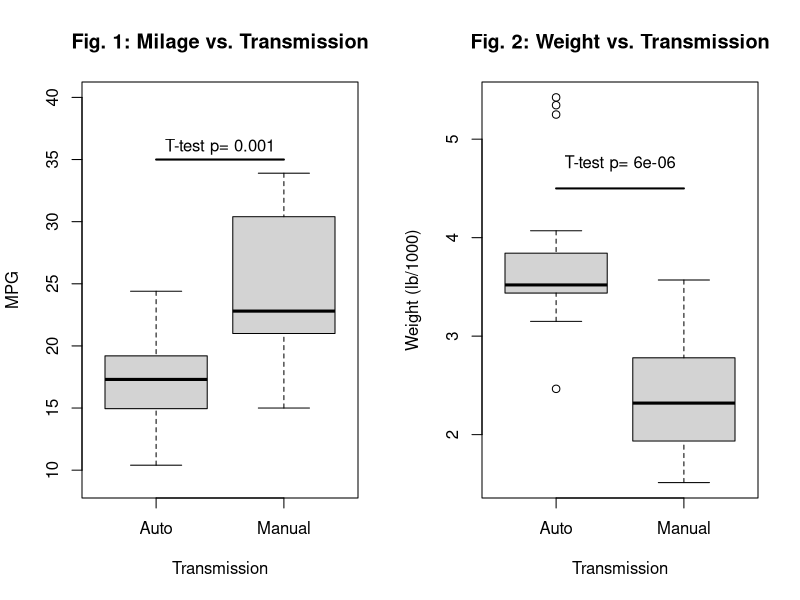
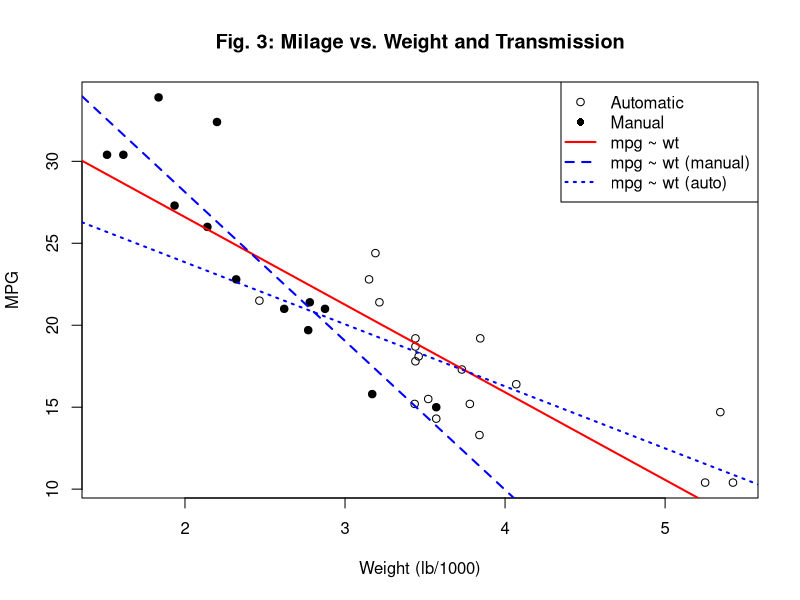
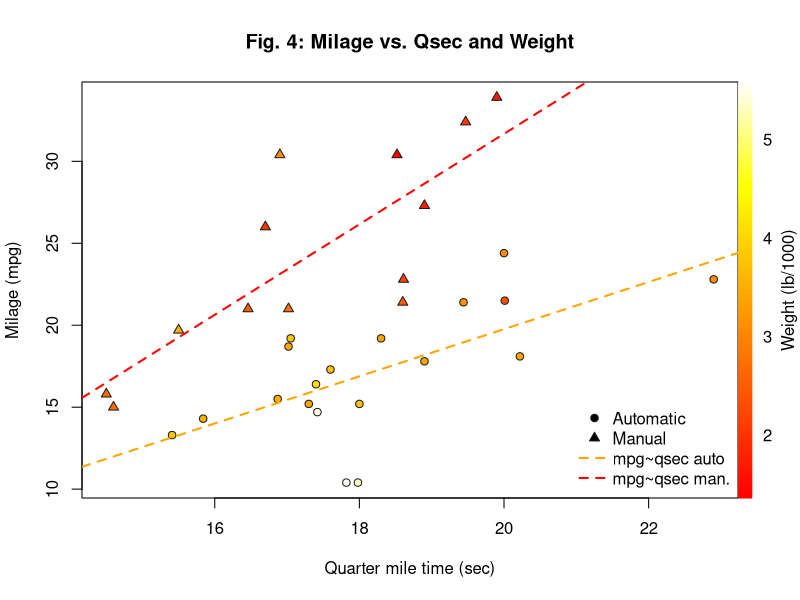
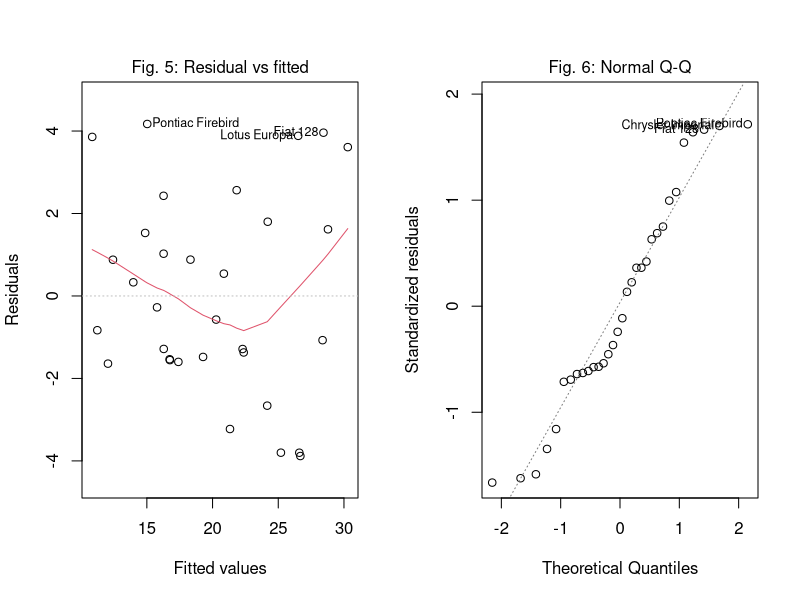
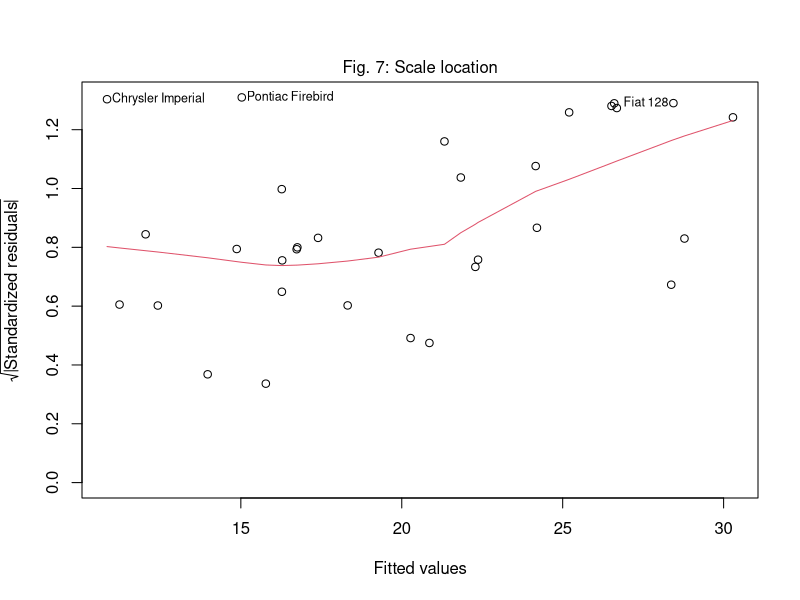
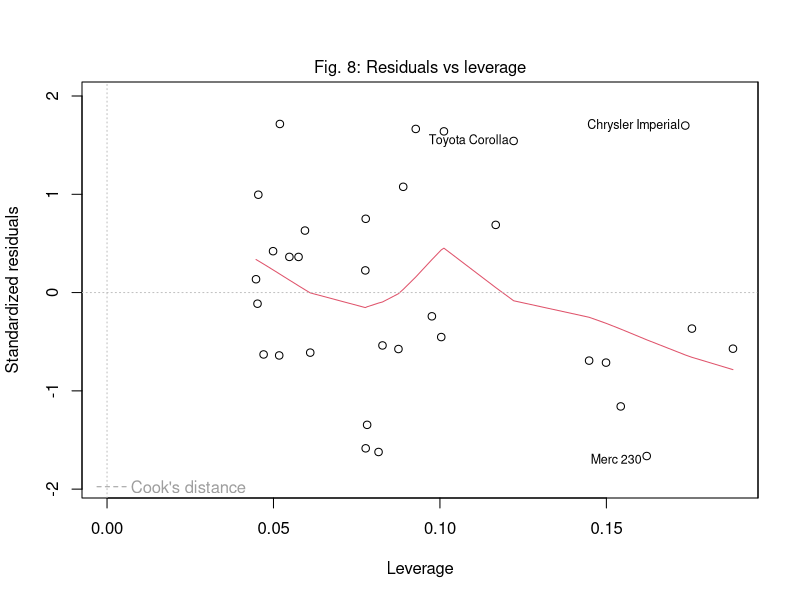

Here is the R script that generated these plots, in order:
## ---- chunk 1
suppressPackageStartupMessages(library(dplyr))
minWt <- min(mtcars$wt)
maxWt <- max(mtcars$wt)
colr <- heat.colors(100)

legend.col <- function(col, lev){
    opar <- par()
    n <- length(col)
    bx <- par("usr")
    
    box.cx <- c(bx[2] + (bx[2] - bx[1]) / 1000,
                bx[2] + (bx[2] - bx[1]) / 1000 + (bx[2] - bx[1]) / 50)
    box.cy <- c(bx[3], bx[3])
    box.sy <- (bx[4] - bx[3]) / n
    
    xx <- rep(box.cx, each = 2)
    
    par(xpd = TRUE)
    for(i in 1:n){
        
        yy <- c(box.cy[1] + (box.sy * (i - 1)),
                box.cy[1] + (box.sy * (i)),
                box.cy[1] + (box.sy * (i)),
                box.cy[1] + (box.sy * (i - 1)))
        polygon(xx, yy, col = col[i], border = col[i])
        
    }
    par(new = TRUE)
    plot(0, 0, type = "n",
         ylim = c(min(lev), max(lev)),
         yaxt = "n", ylab = "",
         xaxt = "n", xlab = "",
         frame.plot = FALSE)
    axis(side = 4, las = 2, tick = FALSE, line = .25)
    suppressWarnings(par(opar))
}
## ---- chunk 2
fitMpgAndWtAndQsecAndAm <- lm(mpg ~ wt + qsec + am - 1, data= mtcars)
## ---- chunk 3
summary(fitMpgAndWtAndQsecAndAm)$call
## ---- chunk 4
summary(fitMpgAndWtAndQsecAndAm)$coeff
## ---- chunk 5
par(mfrow= c(1, 2))
# hist(mtcars$mpg, main= "Fig. 1: Distribution of MPG", xlab= "MPG")

boxplot(mpg ~ am, data= mtcars, 
        ylab= "MPG", 
        xlab= "Transmission", 
        main= "Fig. 1: Milage vs. Transmission",
        ylim= c(9, 40), 
        xaxt= "n")
axis(1, at= c(1, 2), labels = c("Auto", "Manual"))
segments(1, 35, 2, 35, lwd= 2)
text(x= 1.5, y=36, 
     paste("T-test p=", 
           round(t.test(mtcars[mtcars$am==1,]$mpg,
                        mtcars[mtcars$am==0,]$mpg)$p.value, 
                 3)
           )
     )

boxplot(wt ~ am, data= mtcars, 
        main= "Fig. 2: Weight vs. Transmission", 
        xlab= "Transmission",
        ylab= "Weight (lb/1000)", 
        xaxt= "n")
axis(1, at= c(1, 2), labels = c("Auto", "Manual"))
# text(x= 2, y= 3.75, "****", cex= 1.5)
# legend("topright", legend= "****: T-test pValue<0.0001")
segments(1, 4.5, 2, 4.5, lwd= 2)
text(x= 1.5, y= 4.75, 
     paste("T-test p=", 
           round(t.test(mtcars[mtcars$am==1,]$wt,
                        mtcars[mtcars$am==0,]$wt)$p.value, 
                 6)
           )
     )

par(mfrow= c(1, 1))
plot(mpg ~ wt, data= mtcars, pch= 1 + am*18, 
     main= "Fig. 3: Milage vs. Weight and Transmission", 
     xlab= "Weight (lb/1000)", 
     ylab= "MPG")
abline(lm(mpg ~ wt, data= mtcars), 
       col= "red", 
       lty= 1,
       lwd= 2)
abline(lm(mpg ~ wt, data= mtcars[mtcars$am==1,]), 
       col= "blue", 
       lty= 2, 
       lwd= 2)
abline(lm(mpg ~ wt, data= mtcars[mtcars$am==0,]), 
       col= "blue", 
       lty= 3, 
       lwd= 2)
legend("topright", legend=c("Automatic", "Manual", "mpg ~ wt", "mpg ~ wt (manual)", "mpg ~ wt (auto)"), 
       pch= c(1, 19, 32, 32, 32), 
       lty= c(0, 0, 1, 2, 3), 
       col= c("black", "black", "red", "blue", "blue"),
       lwd= c(1, 0, 2, 2, 2)
       )

#
# mpg vs. qsec and wt
#
oldMar <- par("mar")
par(mar= c(5, 4, 4, 3) + 0.1)
plot(mpg ~ qsec, data= mtcars, 
     main= "Fig. 4: Milage vs. Qsec and Weight",
     xlab= "Quarter mile time (sec)",
     ylab= "Milage (mpg)",
     pch= 21 + am*3, 
     col= "grey10", 
     bg= colr[floor(100*(wt - minWt)/(maxWt - minWt))]
     )
abline(lm(mpg ~ qsec, data= mtcars[mtcars$am== 0,]), 
       lty= 2, 
       lwd= 2, 
       col= "orange")
abline(lm(mpg ~ qsec, data= mtcars[mtcars$am== 1,]), 
       lty= 2, 
       lwd= 2, 
       col= "red")
legend.col(col= colr, lev= mtcars$wt)
mtext("Weight (lb/1000)", side= 4, line= 2)
legend("bottomright", 
       legend= c("Automatic", 
                 "Manual", 
                 "mpg~qsec auto", 
                 "mpg~qsec man."), 
       bty= "n",
       x.intersp = 0.2,
       pch= c(21, 24, 32, 32), 
       lty= c(0, 0, 2, 2), 
       lwd= c(1, 1, 2, 2), 
       pt.bg= "black",
       col= c("grey10", "grey10", "orange", "red")
       )
par(mar= oldMar)

par(mfrow= c(1, 2))
# plot(fitMpgAndWtAndQsecAndAm)
plot(fitMpgAndWtAndQsecAndAm, which= c(1), caption= list("Fig. 5: Residual vs fitted"), sub.caption = "")
plot(fitMpgAndWtAndQsecAndAm, which= c(2), caption= list("", "Fig. 6: Normal Q-Q"), sub.caption = "")
par(mfrow= c(1, 1))
plot(fitMpgAndWtAndQsecAndAm, which= c(3), caption= list("", "", "Fig. 7: Scale location"), sub.caption = "")
 plot(fitMpgAndWtAndQsecAndAm, which= c(5), caption= list("", "", "", "", "Fig. 8: Residuals vs leverage"), sub.caption = "")
